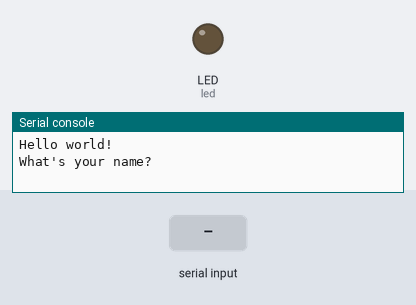
A program run on a simulated CircuitPython board. Shown: output pins drawn as LEDs (lit = HIGH), the last lines printed to the serial console. The test bench sets the inputs (shaded band). The clock reads 2024-03-15 10:24:30 at power-on unless the program sets it.

Above: at 1.2 s.
1.3 s: "1" typed at the serial console, then Enter
At 3.1 s:
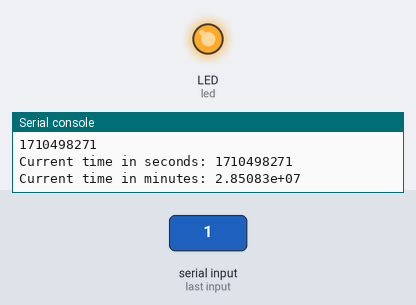
Timing chart, 0 to 10.3 s (numbered marks = the images above; inputs shaded):
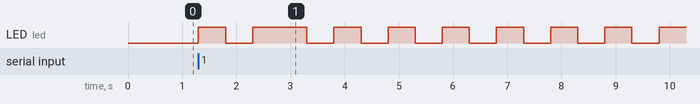

Measured:
- after the input at 1.3 s, LED (led): goes HIGH 0.50 s, LOW 0.50 s, HIGH 1.0 s, 6 × (LOW 0.50 s, HIGH 0.50 s), LOW 0.50 s, then HIGH, starting at once

The program:

intro_to_circuitpython.py
```python
"""
Welcome to circuitpython! This program is intended to introduce python
on microcontrollers through the primary means of interaction:
     - Interactions between computer and microcontroller
    - Code running on the microcontroller
    - Interacactons between the microcontroller and the physical world
        - Digital Output
        - Digital Input
        - Analog Input
"""
# --------------------------------------------------------------------------------
#                           The basics of circuitpython
# --------------------------------------------------------------------------------
# interacting between the microcontroller and the computer
# Since we are writing code on the computer, our most valuable method of
# writing and debugging code is our ability to communicate back and forth
# between the microcontroller and the computer.


print("Hello world!")
                        # the print() function allows the microcontroller to write
                        # text to the computer.
                        # but what if we want to write to the microcontroller?
user_input = input("What's your name?")
                        # the input() function has the microcontroller wait until
                        # the computer writes text to the microcontroller
print("Hello "+ user_input + "!")

# --------------------------------------------------------------------------------
#                               importing modules
# --------------------------------------------------------------------------------
# modules are groups of code that expose functions and objects
# that allow us to organize complicated actions in short, simple
# code statements. When we write complex code, we encapsulate it in a module
# so that it doesn't clutter up our main code.
# there are many built in modules that allow us to do important things, like
# check the time

import time
                        # time is the built in python module that lets us do
                        # timing related stuff. Knowing how much time has elapsed
                        # or waiting a specific amount of time is essential for
                        # interacting with the world as a microcontroller
print(time.time())
                        # prints the elapsed time since boot
                        # in seconds as a floating point number

# --------------------------------------------------------------------------------
#                               Data types in python
# --------------------------------------------------------------------------------
# python is an interpreted langauge, which means it can handle the data type of a
# variable changing. This allows for operations that mix both floating point numbers
# and integers
current_time_seconds = time.time()
                        # current time in seconds as float
current_time_minutes = current_time_seconds / 60
                        # divide current time by 60 (int)
                        # resultant value is also a float
print("Current time in seconds: " + str(current_time_seconds))
                        # can't combine a string and number without casting
                        # number to string
print("Current time in minutes: " + str(current_time_minutes))


# --------------------------------------------------------------------------------
#        Interactions between the microcontroller and the physical world
# --------------------------------------------------------------------------------
import board
                        # board is a module that lets us interact
                        # with the physical pins of our microcontroller
                        # this abstraction helps our code run on different hardware
import digitalio
                        # digitalio is a module that lets us control
                        # the digital input/output of our pins

led = digitalio.DigitalInOut(board.LED)
                        # here we have created a digital input/output object
                        # that is tied to the board.LED pin.
                        # now we can control this pin as a digital input/output
                        # in our code

led.direction = digitalio.Direction.OUTPUT
                        # set the direction property of the led DigitalInOut
                        # object as an output
                        # the LED is now ready to be turned on or off

led.value = True
                        # we set the output by setting the value property
time.sleep(0.5)
                        # tell microcontroller to wait (sleep) for 0.5 seconds
                        # so that we can achieve blinking
led.value = False
                        # turn the led off by setting the value to false
time.sleep(0.5)
                        # need a wait on both the on and off half cycles
led.value = 1
                        # instead of True/False we can also use 1 and 0
time.sleep(0.5)
led.value = 0

# --------------------------------------------------------------------------------
#                                    Loop Forever
# --------------------------------------------------------------------------------
# generally we want our microcontroller to run forever, either doing a task over
# and over, or waiting for user input from the physical world (button press, sensor
# value) or input from a computer. The main encapsulation of this "forever" behavior
# will be a loop. If you've used arduino, this happens in the loop() function that
# is required in every arduino program. In circuit python, the same effect is achieved
# using a while loop. The simplest version of this is just a while True statement.
# more advanced applications will use architectures like state machines to enable
# more sophisticated and branching behavior.

while True:
    led.value = True

    time.sleep(0.5)

    led.value = False

    time.sleep(0.5)
                        # don't forget the second sleep statement!
```
